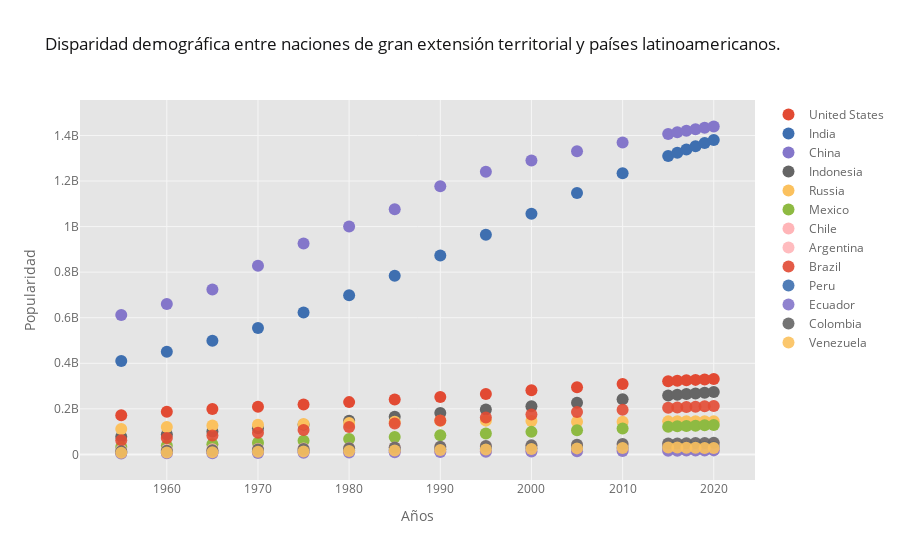

Notebook code for this chart:
### Markdown cell above
7 Diagrama de dispersión

### Code cell
#En este grafico veremos la disparidad demográfica entre naciones de gran extensión territorial y países latinoamericanos.
df_population.iplot(kind='scatter', mode='markers', xTitle='Años', yTitle='Popularidad', #Titulos para el eje X y eje Y
                   title='Disparidad demográfica entre naciones de gran extensión territorial y países latinoamericanos.')
